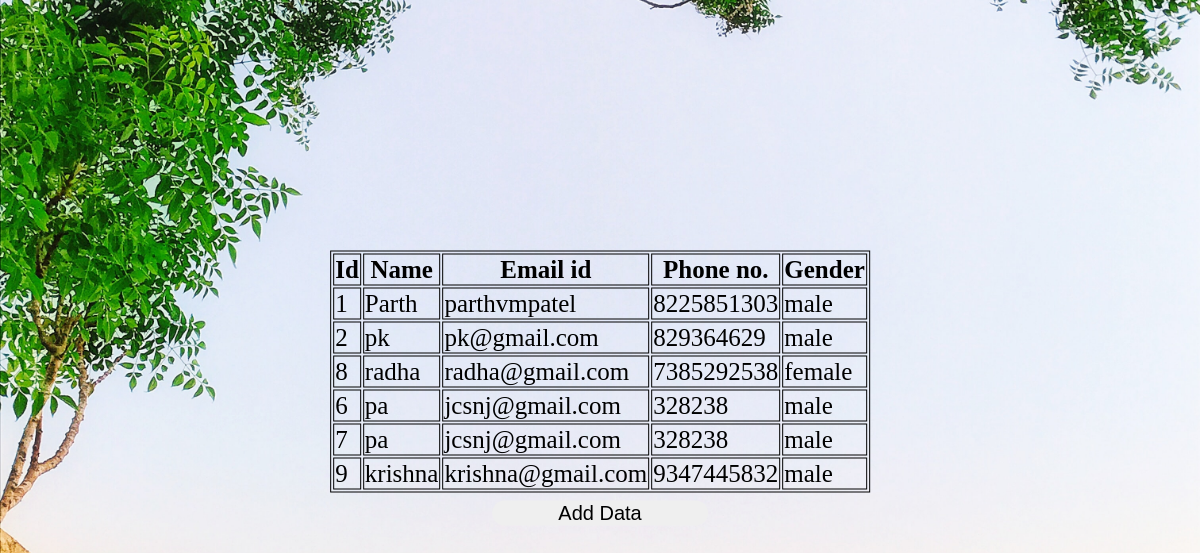
The page / on the database its author committed.
### tables this page shows
CREATE TABLE IF NOT EXISTS `formdata` (
  `ID` int(11) NOT NULL AUTO_INCREMENT,
  `name` text,
  `email` varchar(40) DEFAULT NULL,
  `phone` varchar(20) DEFAULT NULL,
  `gender` varchar(20) DEFAULT NULL,
  PRIMARY KEY (`ID`)
);

### index.php (the view, shortened to what this page needs)
<!DOCTYPE html>
<html lang="en">
<head>
</head>
<body>
    <div class="display">
        <form action='add_data.php'>
            <table>
                <thead>
                    <tr>
                    <th>Id</th>
                    <th>Name</th>
                    <th>Email id</th>
                    <th>Phone no.</th>
                    <th>Gender</th>
                    </tr>
                </thead>
                <tbody>
                    <?php
                        include_once 'connect.php';
                        $result = mysqli_query($con, "SELECT * FROM formdata");
                        $ch = mysqli_num_rows($result);
                        if ($ch > 0){
                            while ($row = $result->fetch_assoc()) {
                                echo "<tr> <td>".$row["ID"]."</td>
                                        <td>".$row["name"]."</td>
                                        <td>".$row["email"]."</td>
                                        <td>".$row["phone"]."</td>
                                        <td>".$row["gender"]."</td>
                                        </tr>";
                            }
                        }
                    ?>
                </tbody>
            </table>
            <input style='width: 40%; border: 0px; margin: 8px 0; font-size: 20px; border-radius: 20px' action = "add_data.php" type="submit" name="submit" value="Add Data">
    </div>
</body>
</html>

### index.php (style rules this page uses)
body { background: url(tree.jpg) no-repeat center center fixed; -webkit-background-size: cover; -moz-background-size: cover; -o-background-size: cover; background-size: cover; }
.display { position: fixed; top: 50%; left: 50%; transform: translate(-50%, -50%); text-align:center; }
table, td, th { border: 1px solid black; font-size: 25px; }

### rows shown on the page
formdata: ID "1", name "Parth", email "parthvmpatel", phone "8225851303", gender "male"
formdata: ID "2", name "pk", email "pk@gmail.com", phone "829364629", gender "male"
formdata: ID "8", name "radha", email "radha@gmail.com", phone "7385292538", gender "female"
formdata: ID "6", name "pa", email "jcsnj@gmail.com", phone "328238", gender "male"
formdata: ID "7", name "pa", email "jcsnj@gmail.com", phone "328238", gender "male"
formdata: ID "9", name "krishna", email "krishna@gmail.com", phone "9347445832", gender "male"
